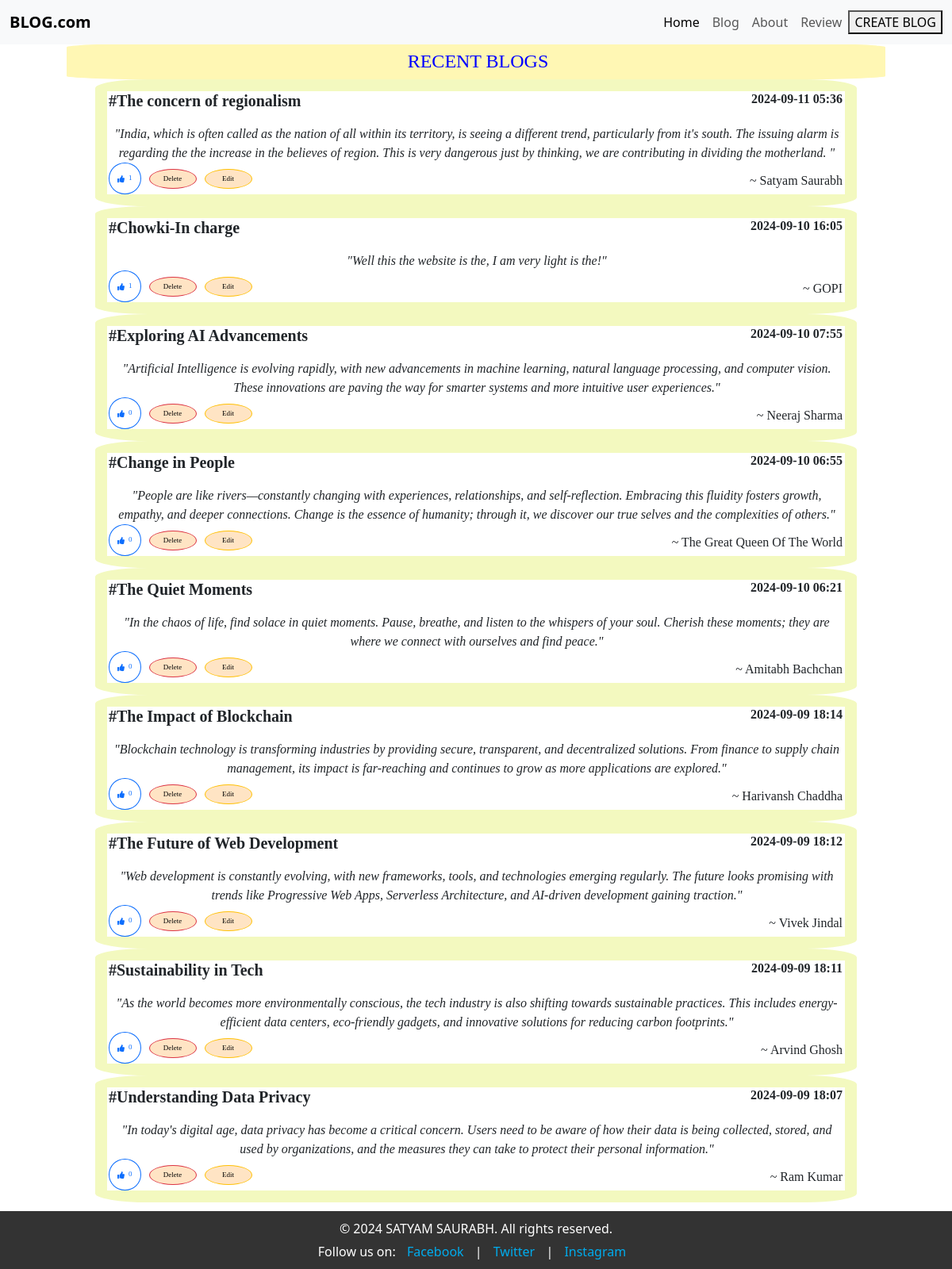
Before: / with the older database file.
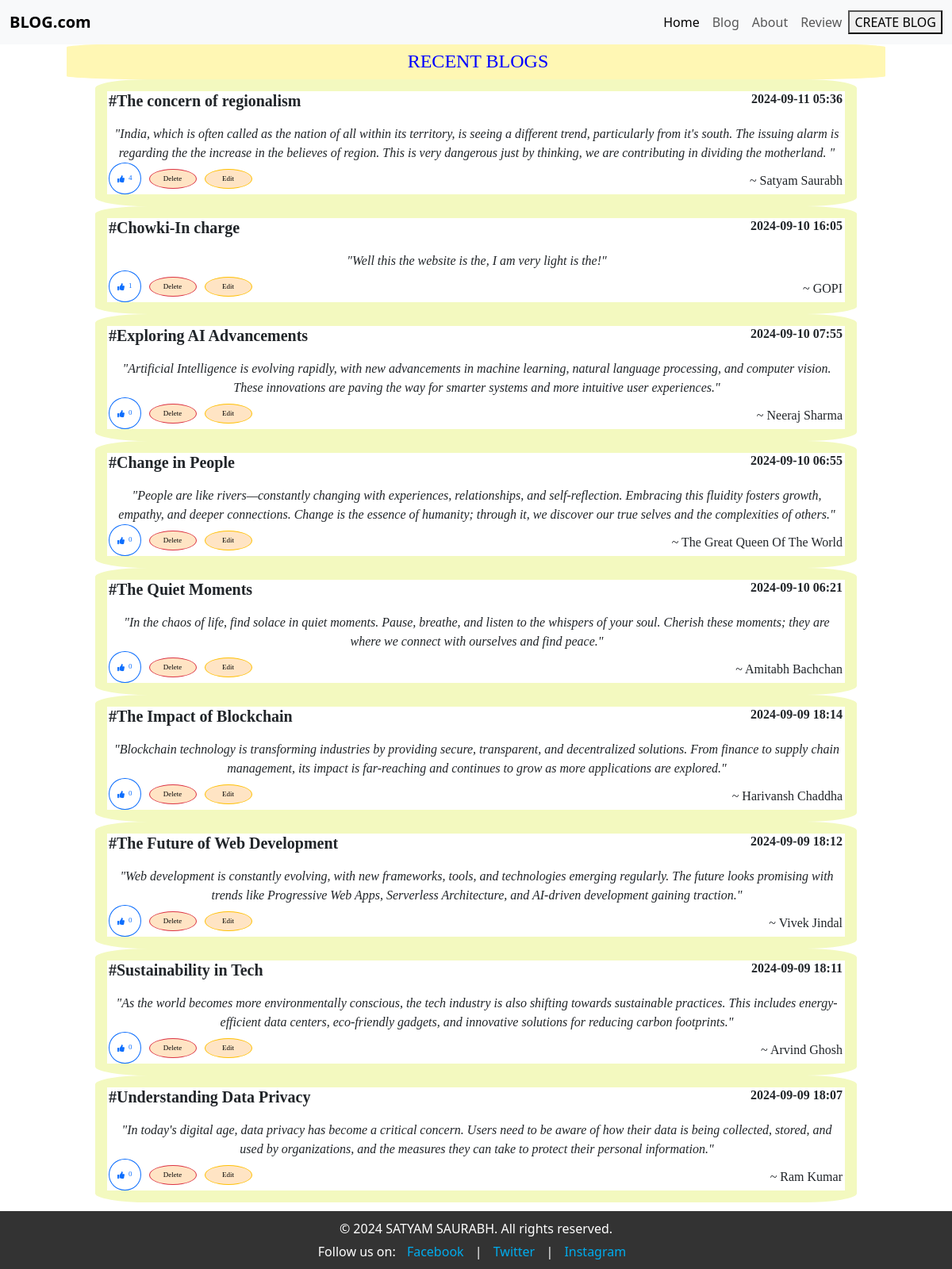
After: the same page with the newer database file.
### app.py (models this page shows, shortened)
class database(db.Model):
    id = db.Column(db.Integer, primary_key=True)
    Title = db.Column(db.String(50), nullable=False, unique=False)
    Date = db.Column(db.DateTime, default=datetime.utcnow)
    Content = db.Column(db.Text, nullable=False)
    Author = db.Column(db.String(20), nullable=False)
    likes = db.Column(db.Integer, default=0)

### app.py (the view, shortened to what this page needs)
@app.route("/", methods=['GET', 'POST'])
def home():
    allpost = database.query.order_by(desc(database.Date)).all()
    return render_template("index.html", allpost=allpost,)

### templates/index.html (shortened to what this page needs)
<!DOCTYPE html>
<html lang="en">
<head>
    <link href="https://cdn.jsdelivr.net/npm/bootstrap@5.3.0/dist/css/bootstrap.min.css" rel="stylesheet">
    <link rel="stylesheet" href="{{ url_for('static', filename='style.css') }}">
    <link rel="stylesheet" href="https://cdnjs.cloudflare.com/ajax/libs/font-awesome/5.15.4/css/all.min.css">
</head>
<body>
    <nav class="navbar navbar-expand-lg navbar-light bg-light fixed-top">
        <div class="container-fluid">
            <a class="navbar-brand" href="/"><b>BLOG.com</b></a>
            <div class="collapse navbar-collapse" id="navbarNav">
                <ul class="navbar-nav ms-auto">
                    <li class="nav-item">
                        <a class="nav-link active" aria-current="page" href="/">Home</a>
                    </li>
                    <li class="nav-item">
                        <a class="nav-link" href="/post">Blog</a>
                    </li>
                    <li class="nav-item">
                        <a class="nav-link" href="/about">About</a>
                    </li>
                    <li class="nav-item">
                        <a class="nav-link" href="/review">Review</a>
                    </li>
                </ul>
                <br>
                <a href="/post"><button type="button" class="">CREATE BLOG</button></a>
            </div>
        </div>
    </nav>
    <div class="a">
        <h4 style="background-color: rgb(255, 247, 180)">RECENT BLOGS</h4>
    </div>
    <div class="one">
        <div class="two">
            {% for post in allpost %}
            <div class="box">
                <div class="blog-header">
                    <h5 class="blog-title">#{{ post.Title }}</h5>
                    <h6 class="blog-date">{{ post.Date.strftime('%Y-%m-%d %H:%M') }}</h6>
                </div>
                <i class="blog-content">"{{ post.Content }}"</i>
                <div class="blog-actions">
                    <form method="POST" action="/like/{{ post.id }}">
                        <button type="submit" class="button-round btn btn-outline-primary"
                            style="display: flex; align-items: center; justify-content: flex-start; width: max-content; height: 5vh; box-sizing: border-box;">
                            <i class="fas fa-thumbs-up"
                                style="margin-right: 5px; width: max-content; box-sizing: border-box;"></i>
                            <span>{{ post.likes or 0 }}</span>
                        </button>
                    </form>
                    <a href="/delete/{{ post.id }}">
                        <button type="button" class="btn btn-danger button-round">Delete</button>
                    </a>
                    <a href="/update/{{ post.id }}">
                        <button type="button" class="btn btn-warning button-round">Edit</button>
                    </a>
                    <span class="blog-author" style="padding-right: 3px;">~ {{ post.Author }}</span>
                </div>
            </div>
            {% endfor %}
        </div>
    </div>
    <footer class="footer">
        <div class="container">
            <p>&copy; 2024 SATYAM SAURABH. All rights reserved.</p>
            <p>Follow us on:
                <a href="https://www.facebook.com" target="_blank">Facebook</a> |
                <a href="https://www.twitter.com" target="_blank">Twitter</a> |
                <a href="https://www.instagram.com" target="_blank">Instagram</a>
            </p>
        </div>
    </footer>
</body>
</html>

### static/style.css (style rules this page uses)
.one { margin-top: 100px; display: inline-block; width: 80vw; height: fit-content; margin-left: 10vw; background-color: rgb(255, 255, 255); border-spacing: 20px; box-sizing: border-box; }
.two { box-sizing: border-box; font-family: cursive; font-weight: 400; font-style: normal; box-sizing: border-box; overflow: auto; max-width: 100%; word-wrap: break-word; }
.a { font-family: "Playfair Display", serif; font-optical-sizing: auto; font-weight: bolder; font-style: normal; background-color: rgb(255, 247, 180); height: 45px; padding-top: 3px; text-align: center; color: rgb(0, 0, 255); margin-top: 55px; position: fixed; margin-left: 7vw; border-radius: 10%; }
.blog-header { display: flex; justify-content: space-between; }
.blog-title, .blog-date { display: inline; font-family: "Libre Baskerville", serif; font-weight: 400; font-style: normal; font-weight: bold; }
.blog-date { padding-right: 3px; }
.blog-content { display: block; text-align: center; margin-top: 10px; }
.blog-author { display: inline-block; text-align: right; margin-top: 5px; padding-right: 3px; }
.box { border: 15px solid rgb(243, 249, 191); border-radius: 7%; padding-left: 2px; margin-top: 0px; }
.footer { background-color: #333; color: #fff; text-align: center; padding: 5px 0; margin-top: 5px; }
.footer a { color: #00aced; text-decoration: none; margin: 0 10px; }
.footer p { margin: 5px 0; }
h4 { background-color: #f7f7f7; height: 40px; margin-bottom: 10px; padding-top: 5px; padding-left: 5px; width: 86vw; box-sizing: border-box; border-radius: 5%; }
.button-round { border-radius: 60%; font-size: xx-small; padding: 5px 10px; margin-right: 10px; }
.blog-actions { display: flex; align-items: center; justify-content: space-between; }
.btn-danger, .btn-warning { width: 60px; color: black; background-color: bisque; }
.blog-author { margin-left: auto; padding-right: 3px; display: inline-block; text-align: right; margin-top: 5px; padding-right: 3px; }

Changed rows visible on the page:
changed database "The concern of regionalism": likes "1" → "4"
